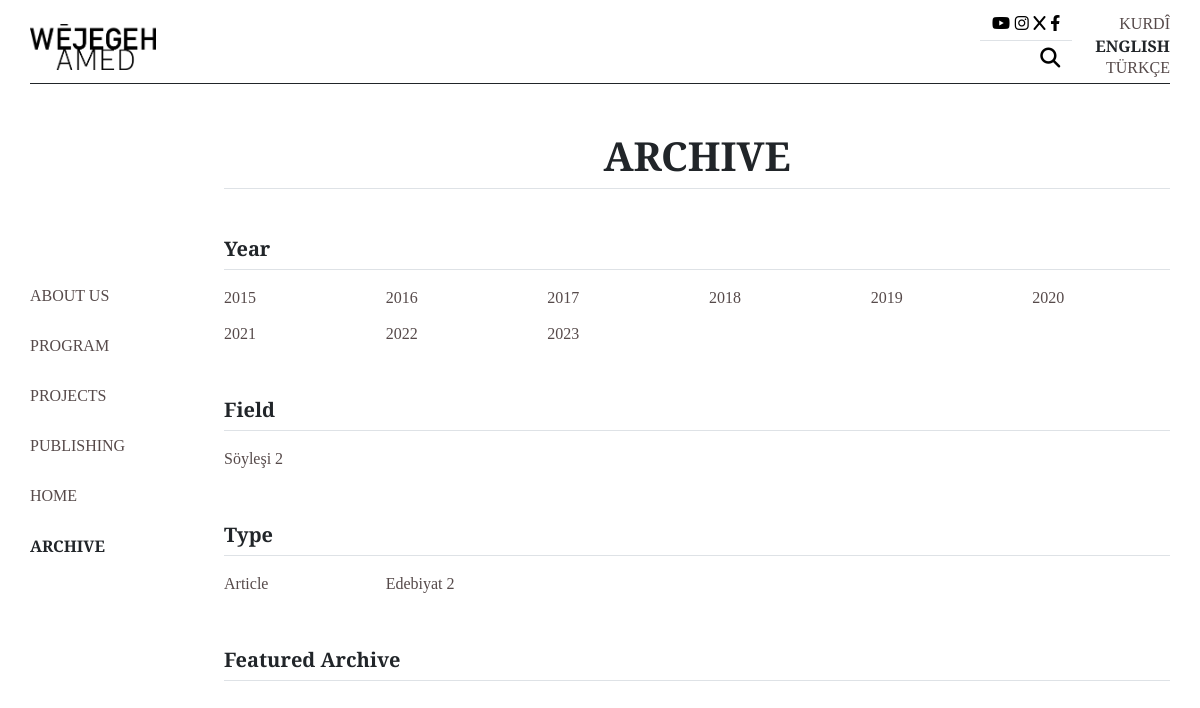
The page /en/archive on the database as committed earlier.
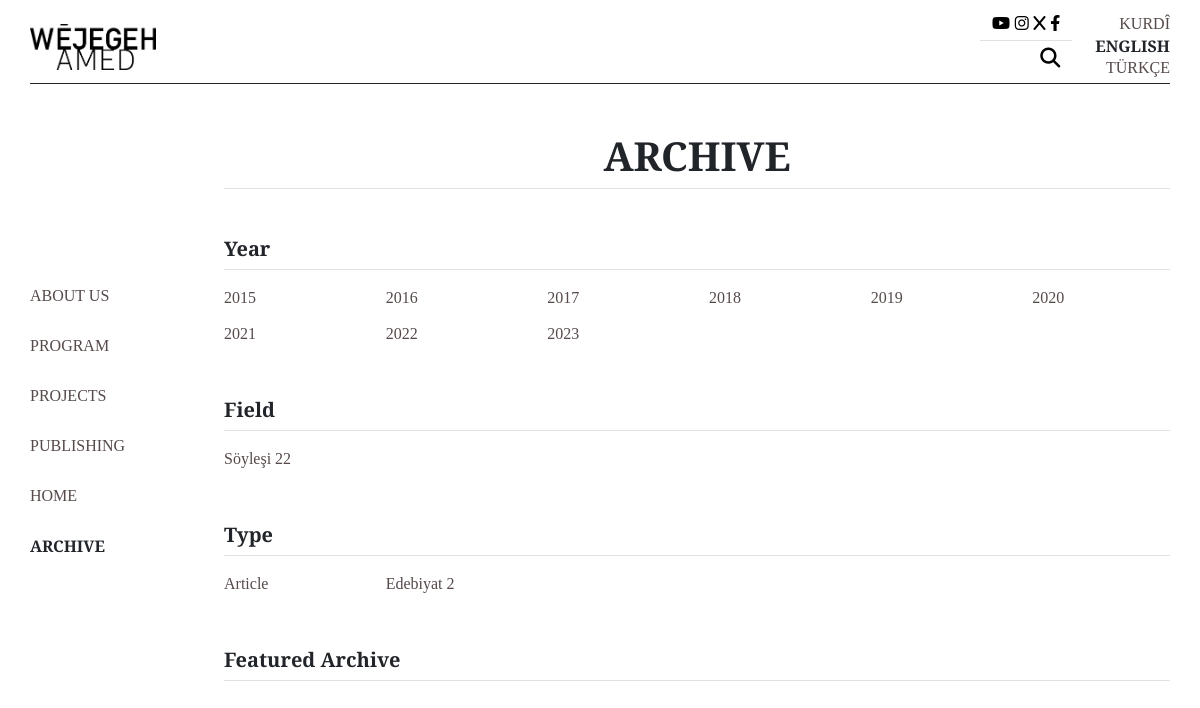
The same page on the database as committed later.
### wejegeh/models.py (models this page shows, shortened)
class Settings(models.Model):
    name = models.CharField(max_length=100,blank=True)
    vitrin_arkasi_rengi = models.CharField(max_length=100,blank=True)
    favicon=models.ImageField(upload_to='genel/favicon',blank=True)#zorunlu
    logo=models.ImageField(upload_to='genel/logo',blank=True)#zorunlu
    yazi_tipi =  models.ForeignKey(Yazi, on_delete=models.CASCADE)

class Yıl(models.Model):
    yıl = models.IntegerField()

class Alan(models.Model):
    alan_tr = models.CharField(max_length=50,blank=True)
    alan_ku = models.CharField(max_length=50,blank=True)
    alan_en = models.CharField(max_length=50,blank=True)

class Tür(models.Model):
    tür_tr = models.CharField(max_length=50,blank=True)
    tür_ku = models.CharField(max_length=50,blank=True)
    tür_en = models.CharField(max_length=50,blank=True)

### en/views.py (the view)
# urls.py: path('archive', views.arşivvv),
def arşivvv(request):
    yıl = Yıl.objects.all().order_by('yıl')
    alan = Alan.objects.all()
    tür = Tür.objects.all()
    return render(request, 'english/arşiv.html',{'yıl':yıl,
                                                 'alan':alan,
                                                 'tür':tür
                                                  })

### courseapp/context_processors.py (called while the page is built)
def takvim(request):
    veri =  Takvim.objects.all()
    return {
        'takvim': veri #Genel temlateye takvim ismi ile döndürdük
    }

def anasayfa(request):
    veri =  Anasayfa.objects.all()
    return {
        'anasayfa': veri #Genel temlateye anasayfa ismi ile döndürdük
    }

def photoss(request):
    veri =  Slide_index.objects.all()
    return {
        'photoss': veri #Genel temlateye photoss ismi ile döndürdük
    }

def program_anasayfa(request):
    veri = Program_Anasayfa.objects.all()
    return {
        'program_anasayfa': veri #Genel temlateye logo ismi ile döndürdük
    }

def logolar_anasayfa(request):
    veri =  Logos.objects.all()
    return {
        'logos': veri #Genel temlateye logo ismi ile döndürdük
    }

def projeanasayfa(request):
    veri =  Proje_anasayfa.objects.all()
    return {
        'projeanasayfa': veri #Genel temlateye logo ismi ile döndürdük
    }

def hakkımızda(request):
    veri =  Hakkimizda.objects.all()
    return {
        'hakkımızda': veri #Genel temlateye logo ismi ile döndürdük
    }

def ayar(request):
    veri =  Settings.objects.all()
    return {
        'ayar': veri #Genel temlateye logo ismi ile döndürdük
    }

def adres(request):
    veri =  Adres.objects.all()
    return {
        'adres': veri #Genel temlateye logo ismi ile döndürdük
    }

### wejegeh/models.py (called while the page is built)
    def __str__(self):
        return self.name

### en/templates/english/arşiv.html (shortened to what this page needs)
{% extends 'english.html' %}
{% load static %}
{% block css_files %}
<link rel="stylesheet" href="{% static 'css/mystyle.css' %}">
<link rel="stylesheet" href="https://cdnjs.cloudflare.com/ajax/libs/font-awesome/6.4.0/css/all.min.css">
{% endblock css_files %}
{% block orta_alan %}
<div class="col-12 col-lg-10  container  " id="k">
    <div class="col-12 text-center border-bottom mb-5"><h1 class="fw-bold" >ARCHIVE</h1></div>
    <div class="col-12 border-bottom  mb-2 "><h5 class="fw-bold" >Year</h5></div>
    <div class="col-12  ">
      <div class="row">
        {% for entry in yıl %}
        <div class="col-4 col-lg-2 mt-1"><a  href="{% url 'arşiv_detayyy' kategori='Year' kategori2=entry.yıl %}">{{entry.yıl}}</a></div>{% endfor %}
      </div>
    </div>
    <div class="col-12 border-bottom mt-5 mb-2"><h5 class="fw-bold">Field</h5></div>
    <div class="col-12 ">
        <div class="row">
            {% for entry in alan %}
              <div class="col-4 col-lg-2 mt-1"><a  href="{% url 'arşiv_detayyy' kategori='Field' kategori2=entry.alan_en%}">{{entry.alan_en}}</a></div>
            {% endfor %}
        </div>
    </div>
    <div class="col-12 border-bottom mt-5 mb-2"><h5 class="fw-bold">Type</h5></div>
    <div class="col-12  ">
          <div class="row">
            {% for entry in tür %}
            <div class="col-4 col-lg-2 mt-1"><a  href="{% url 'arşiv_detayyy' kategori='Type' kategori2=entry.tür_en%}">{{entry.tür_en}}</a></div>
            {% endfor %}
          </div>
    </div>
    <div class="col-12 border-bottom mt-5 mb-5 "><a class=' fw-bold pb-5'  href="{% url 'arşiv_detayyy' kategori='Featured Archive' kategori2='featured archive'%}"><h5 class="fw-bold  text-dark">Featured Archive</h5></a></div>
</div>
{% endblock orta_alan %}
{% block yanmenü %}
  <a class="d-flex yükseklik3a  pt-0 " href="/en/aboutus">ABOUT US</a>
  <a class="d-flex yükseklik3a " href="/en/program">PROGRAM</a>
  <a class="d-flex yükseklik3a  "  href="/en/projects">PROJECTS</a>
  <a class="d-flex yükseklik3a  " href="/en/publishing">PUBLISHING</a>
  <a class="d-flex yükseklik3a " href="/en/home">HOME</a>
  <a class="d-flex yükseklik3a fw-bold text-dark" href="/en/archive">ARCHIVE</a>
{% endblock yanmenü %}

### templates/english.html (shortened to what this page needs)
{% load static %}
<!DOCTYPE html>
<html lang="en">
  <head>
    <link href="https://cdn.jsdelivr.net/npm/bootstrap@5.0.2/dist/css/bootstrap.min.css" rel="stylesheet" />
    <link rel="stylesheet" href="https://cdnjs.cloudflare.com/ajax/libs/font-awesome/6.4.0/css/all.min.css" />
    {% block css_files %}
    {% endblock %}
  </head>
  <body class="{% for entry in ayar %}{{entry.yazi_tipi}}{% endfor %} container-fluid lh-lg">
    <div class="d-none d-lg-block container border-bottom border-1 border-dark ">
      <div class="row d-flex justify-content-between pt-2 pb-2 ">
        <div class="col-2  ps-0 pe-5 pt-3 ">
          <a href="/en">
          <img class="img-fluid  ps-0 pe-3 " src="{% for entry in ayar %}{{entry.logo.url}}{% endfor %}" alt="" />
          </a>
        </div>
    <div class="col-8 ">
      <div class="row">
        <div class="col-12 text-white">x</div>
      </div>
    </div>
        <div class="col-2  my-auto">
          <div class="row  ">
            <div class="col-7 ">
              <div class="row">
                <div class="col-10 ">
                  <div class="row">
                    <div class="col-12 border-bottom  bottom d-flex justify-content-between">
                      <a href="https://youtube.com/@wejegehamed?si=lxGtMtbgi955A38N"><i class="fa-brands fa-youtube" style="color: #000000;"></i></a>
                      <a href="https://www.instagram.com/wejegeh_amed/?igshid=MzRlODBiNWFlZA=="><i class="fa-brands fa-instagram" style="color: #000000;"></i></a>
                      <a href="https://twitter.com/wejegehamed">                                 <i class="fa-solid fa-x" style="color: #000000;"></i></a>
                      <a href="https://www.facebook.com/wejegehamed?mibextid=ZbWKwL">             <i class="fa-brands fa-facebook-f" style="color: #000000;"></i></a>
                    </div>
                    <div class="col-12  d-flex justify-content-end">
<a id="xxx" href=""><i style="color: #000000; cursor: pointer;" class="fa-solid fa-magnifying-glass fa-lg mt-3"></i></a>
                    </div>
                  </div>
                </div>
              </div>
            </div>
            <div class="col-5  text-end">
              <div class="row  p-0">
                <a class="box1 p-0 " href="/kr">KURDÎ</a>
                <a class="box1  p-0 fw-bold text-dark" href="/en">ENGLISH</a>
                <a class="box1 p-0 " href="/">TÜRKÇE</a>
              </div>
            </div>
          </div>
        </div>
      </div>
    </div>
    <div class="d-none d-lg-block container text-center">
      <div class="row align-items-center yükseklik2"></div>
    </div>
    <div class="container p-0 ">
      <div  class="row  yükseklik3">
        <div class="d-none d-lg-block col-2 align-content-around">
          {% block yanmenü %}
          {% endblock %}
        </div>
    {% block  orta_alan %}
    {% endblock %}
      </div>
    </div>
  </body>
</html>

### static/css/mystyle.css (style rules this page uses)
.yükseklik2 { height: 48px; }
.yükseklik3 { height:305px; }
.yükseklik3a { height:50px; }
.box1 { height: 22px; }
.not_italicized { font-family: 'Source Serif 4', serif; font-weight: 300; }
a { text-decoration: none; color: rgb(86, 74, 74); font-weight: 500; font-style: normal; }

Rows that differ between the two databases and show on the page:
changed Alan: alan_en "Söyleşi 2" → "Söyleşi 22"
